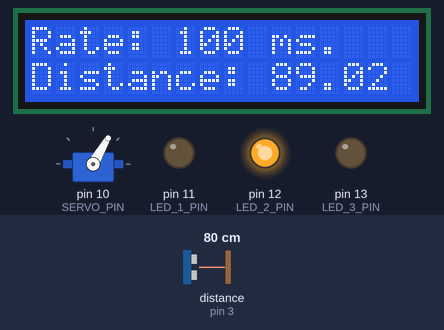
Recording of a sketch running on a simulated Arduino Uno, built with avr-gcc and run on an emulated ATmega328P. Shown: servo, 16×2 character LCD, output pins drawn as LEDs (lit = HIGH). Wiring (inferred from the names in the program): ultrasonic range finder: trigger pin 4; echo pin 3. Inputs (shaded band) come from the test bench; at power-on: distance to the obstacle (sensor on pin 3) 80 cm. The echo pulse lasts 58.3 µs per cm; pins used as bus, display or sensor lines are not drawn; what the sketch prints to the serial monitor is not drawn.

Above: at 1.25 s.
1.3 s: distance to the obstacle (sensor on pin 3) set to 2 cm
At 1.85 s:
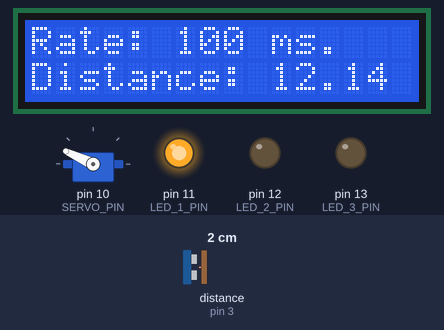
3.1 s: distance to the obstacle (sensor on pin 3) set to 120 cm
At 4.86 s:
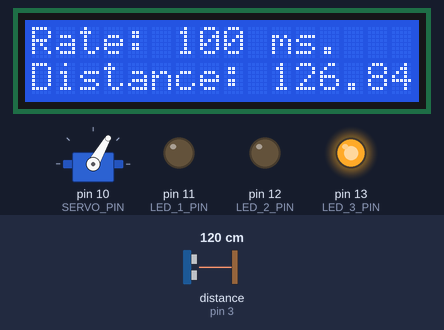
5.3 s: distance to the obstacle (sensor on pin 3) set to 98 cm
At 5.36 s:
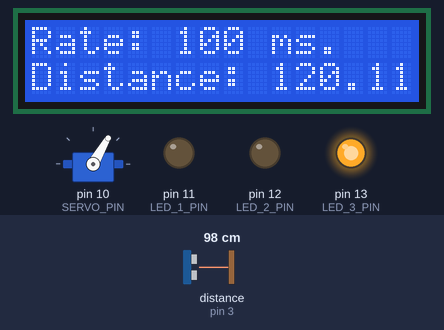
6.8 s: distance to the obstacle (sensor on pin 3) set to 92 cm
At 8.61 s:
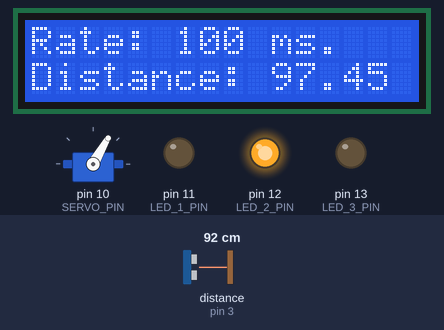
Timing chart, 0 to 9.3 s (numbered marks = the images above; inputs shaded):
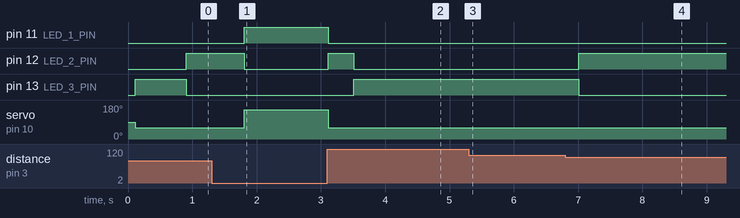

The sketch:

Distance_sensor.ino
```cpp
#include <LiquidCrystal.h>
#include <Servo.h>
#define LED_1_PIN 11
#define LED_2_PIN 12
#define LED_3_PIN 13
#define ECHO_PIN 3
#define TRIGGER_PIN 4
#define SERVO_PIN 10
#define LCD_RS_PIN A5
#define LCD_E_PIN A4
#define LCD_D4_PIN 6
#define LCD_D5_PIN 7
#define LCD_D6_PIN 8
#define LCD_D7_PIN 9

LiquidCrystal lcd(LCD_RS_PIN, LCD_E_PIN, LCD_D4_PIN,
                  LCD_D5_PIN, LCD_D6_PIN, LCD_D7_PIN);


int cursorLine=0;
Servo myservo;
unsigned long lastTimeUltrasonicTrigger = millis();
unsigned long ultrasonicTriggerDelay = 100;

volatile unsigned long pulseInTimeBegin;
volatile unsigned long pulseInTimeEnd;
volatile bool newDistanceAvilable=false;

double previousDistance = 400.0;

void triggerUltrasonicSensor()
{
  digitalWrite(TRIGGER_PIN, LOW);
  delayMicroseconds(2);
  digitalWrite(TRIGGER_PIN, HIGH);
  delayMicroseconds(10);
  digitalWrite(TRIGGER_PIN, LOW);
}

double getUltrasonicDistance()
{
  double durationMicros = pulseInTimeEnd - pulseInTimeBegin;
  //Serial.println(durationMicros);
  double distance = durationMicros / 55.0; // cm (140.0: inches)
  if(distance > 400.0)
   {
    return previousDistance;
   }
  distance = previousDistance * 0.7 + distance * 0.3;
  previousDistance=distance;
  return distance;
}

void echoPinInterrupt()
{
  if(digitalRead(ECHO_PIN) == HIGH)
  {
    pulseInTimeBegin = micros();
  }
  else
  {
    pulseInTimeEnd = micros();
    newDistanceAvilable= true;
  }
}

void powerLedFromDistance(double distance)
{
   if(distance >= 100)
   {
     //power on green
     digitalWrite(LED_1_PIN, LOW);
     digitalWrite(LED_2_PIN, LOW);
     digitalWrite(LED_3_PIN, HIGH);
     myservo.write(60);
   }
   else if(distance >= 15)
   {
     // power on yellow
     digitalWrite(LED_1_PIN, LOW);
     digitalWrite(LED_2_PIN, HIGH);
     digitalWrite(LED_3_PIN, LOW);
     myservo.write(60);
   }
  else
  {
     // power on red
     digitalWrite(LED_1_PIN, HIGH);
     digitalWrite(LED_2_PIN, LOW);

     digitalWrite(LED_3_PIN, LOW);
     //Serial.print("There is an obstacle @ distance: ");
     Serial.println(distance);
     //Serial.println(" cm");
     myservo.write(155);
  }
}

void printDistanceOnLcd(double distance)
{
   lcd.setCursor(0, 1);
   lcd.print("Distance: ");
   lcd.print(distance);
   lcd.print("  ");
}

void setup() {
  Serial.begin(115200);
  myservo.attach(SERVO_PIN);
  pinMode(ECHO_PIN, INPUT);
  pinMode(TRIGGER_PIN, OUTPUT);
  pinMode(LED_1_PIN, OUTPUT);
  pinMode(LED_2_PIN, OUTPUT);
  pinMode(LED_3_PIN, OUTPUT);
  lcd.begin(16, 2);
  lcd.setCursor(0, 0);
  lcd.print("Rate: ");
  lcd.print(ultrasonicTriggerDelay);
  lcd.print(" ms. ");

  attachInterrupt(digitalPinToInterrupt(ECHO_PIN),
                   echoPinInterrupt,
                   CHANGE);
}

void loop() {
  unsigned long timeNow = millis();

  if (timeNow - lastTimeUltrasonicTrigger > ultrasonicTriggerDelay) {
    lastTimeUltrasonicTrigger += ultrasonicTriggerDelay;
    triggerUltrasonicSensor();
  }
  if(newDistanceAvilable)
  {
     newDistanceAvilable=false;
     double distance = getUltrasonicDistance();
     printDistanceOnLcd(distance);
     powerLedFromDistance(distance);
     //Serial.println(distance);
  }
  //----------------------------SERVO PART-----------------------------------------------------


}
```

Measured:
- the behaviour switches between 95 and 94 cm on distance to the obstacle (sensor on pin 3) (found by bisection; images 3 and 4)
- after the input at 1.3 s, pin 11 (LED_1_PIN): LOW → HIGH after 0.50 s; pin 12 (LED_2_PIN): HIGH → LOW after 0.50 s; servo on pin 10 (SERVO_PIN): 60° → 155° after 0.51 s
- after the input at 3.1 s, pin 11 (LED_1_PIN): HIGH → LOW at once; pin 12 (LED_2_PIN): LOW → HIGH at once, → LOW 0.40 s later; pin 13 (LED_3_PIN): LOW → HIGH after 0.41 s; servo on pin 10 (SERVO_PIN): 155° → 60° at once
- after the input at 6.8 s, pin 12 (LED_2_PIN): LOW → HIGH after 0.21 s; pin 13 (LED_3_PIN): HIGH → LOW after 0.21 s
